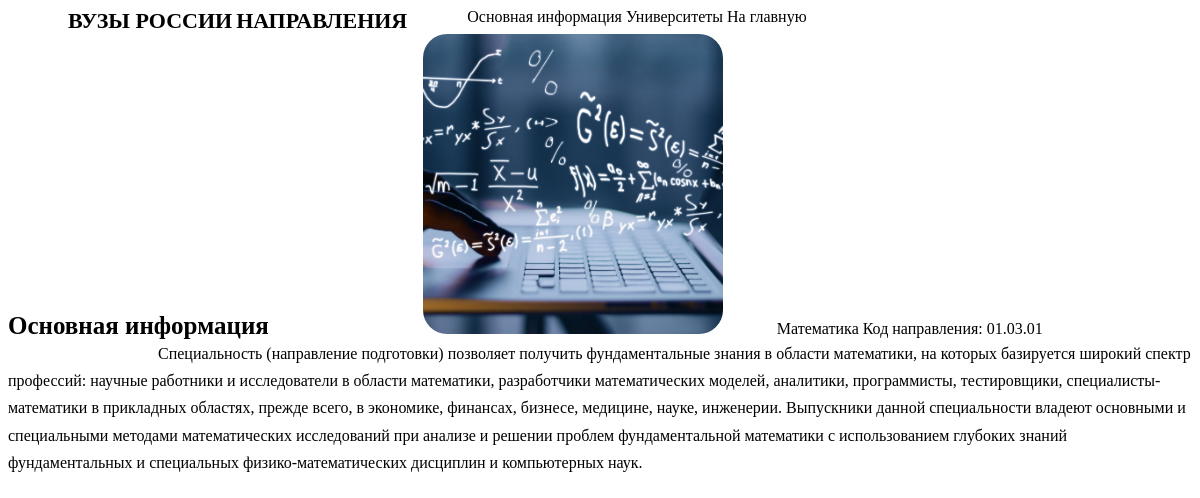
The page /specialties/5 on the database its author committed.
### data/specialties.py (models this page shows)
class Specialties(SqlAlchemyBase, SerializerMixin):
    __tablename__ = 'specialties'
    id = sqlalchemy.Column(sqlalchemy.Integer, unique=True,
                           primary_key=True, autoincrement=True)
    name = sqlalchemy.Column(sqlalchemy.Text, nullable=False)
    description = sqlalchemy.Column(sqlalchemy.Text, nullable=False)
    image = sqlalchemy.Column(sqlalchemy.Text, nullable=False)
    code = sqlalchemy.Column(sqlalchemy.VARCHAR, nullable=False)
    universities = orm.relation("Universities_Specialties", back_populates='specialties')

### main.py (the view)
@app.route("/specialties/<int:specialty_id>")
def specialty(specialty_id):
    abort_if_specialty_not_found(specialty_id)
    db_sess = db_session.create_session()
    specialty = db_sess.query(Specialties).get(specialty_id)
    return render_template('specialty.html', specialty=specialty)

### data/db_session.py (called while the page is built)
def create_session() -> Session:
    global __factory
    return __factory()

### main.py (called while the page is built)
def abort_if_specialty_not_found(specialty_id):
    session = db_session.create_session()
    specialty = session.query(Specialties).get(specialty_id)
    if not specialty:
        abort(404, message=f"Specialty {specialty_id} not found")

### templates/specialty.html (shortened to what this page needs)
<!DOCTYPE html>
<html lang="ru">
<head>
    <link rel="stylesheet" href="{{ url_for('static', filename='css/variables.css') }}"/>
    <link rel="stylesheet" href="{{ url_for('static', filename='css/dark_style.css') }}"/>
    <link rel="stylesheet" href="{{ url_for('static', filename='css/cards_style.css') }}"/>
    <link rel="stylesheet" href="{{ url_for('static', filename='css/header_style.css') }}"/>
    <link rel="stylesheet" href="https://cdn.jsdelivr.net/npm/@ionic/core/css/ionic.bundle.css"/>
    <link rel="stylesheet" href="{{ url_for('static', filename='css/university_specialty_style.css') }}"/>
</head>
<body>
    <ion-app mode="md">
        <ion-header>
            <ion-toolbar style="padding-top: 0;" class="header-toolbar">
                <ion-row class="ion-align-items-center toolbar">
                    <ion-col class="menu-col">
                        <ion-button color="medium" fill="clear" class="menu-item" href="/">ВУЗЫ РОССИИ</ion-button>
                        <ion-button fill="clear" class="menu-item" href="/specialties">НАПРАВЛЕНИЯ</ion-button>
                        <div class="burger">
                        </div>
                    </ion-col>
                </ion-row>
            </ion-toolbar>
        </ion-header>
        <ion-content>
            <ion-menu side="start" content-id="main-content" class="menu">
                <ion-content>
                  <ion-list class="menu-content">
                    <ion-item id="menu-item" name="info" class="ion-activatable">
                        <ion-label>Основная информация</ion-label>
                    </ion-item>
                    <ion-item id="menu-item" name="universities" class="ion-activatable">
                        <ion-label>Университеты</ion-label>
                    </ion-item>
                    <ion-item id="menu-item" name="back" class="ion-activatable">
                        <ion-label>На главную</ion-label>
                    </ion-item>
                  </ion-list>
                </ion-content>
            </ion-menu>
            <div id="info">
                <ion-title color="primary" class="subtitle bold">Основная информация</ion-title>
                <ion-card class="specialty-card main-info-card">
                    <ion-row>
                        <ion-col class="specialty-image-col specialty-image-col">
                            <img class="specialty-image" src="{{ url_for('static', filename='images/specialties/' + specialty.image) }}" alt=""/>
                        </ion-col>
                        <ion-col class="specialty-col" id="content">
                            <ion-card-header class="specialty-header">
                                <ion-card-title>{{ specialty.name }}</ion-card-title>
                                <ion-card-subtitle>Код направления: {{ specialty.code }}</ion-card-subtitle>
                            </ion-card-header>
                        </ion-col>
                    </ion-row>
                </ion-card>
                <ion-card class="specialty-card specialty-description-card main-description-card">
                    <ion-row>
                        <ion-col class="specialty-col specialty-desc-col" id="content">
                            <ion-card-content class="specialty-desc content-lg">{{ specialty.description }}</ion-card-content>
                        </ion-col>
                    </ion-row>
                </ion-card>
            </div>
        </ion-content>
    </ion-app>
</body>
</html>

### static/css/variables.css (style rules this page uses)
:root { --ion-color-primary: #000AFF; --ion-color-primary-rgb: 56, 128, 255; --ion-color-primary-contrast: #ffffff; --ion-color-primary-contrast-rgb: 255, 255, 255; --ion-color-primary-shade: #3171e0; --ion-color-primary-tint: #4c8dff; --ion-color-secondary: #3dc2ff; --ion-color-secondary-rgb: 61, 194, 255; --ion-color-secondary-contrast: #ffffff; --ion-color-secondary-contrast-rgb: 255, 255, 255; --ion-color-secondary-shade: #36abe0; --ion-color-secondary-tint: #50c8ff; --ion-color-tertiary: #5260ff; --ion-color-tertiary-rgb: 82, 96, 255; --ion-color-tertiary-contrast: #ffffff; --ion-color-tertiary-contrast-rgb: 255, 255, 255; --ion-color-tertiary-shade: #4854e0; --ion-color-tertiary-tint: #6370ff; --ion-color-success: #2dd36f; --ion-color-success-rgb: 45, 211, 111; --ion-color-success-contrast: #ffffff; --ion-color-success-contrast-rgb: 255, 255, 255; --ion-color-success-shade: #28ba62; --ion-color-success-tint: #42d77d; --ion-color-warning: #ffc409; --ion-color-warning-rgb: 255, 196, 9; --ion-color-warning-contrast: #000000; --ion-color-warning-contrast-rgb: 0, 0, 0; --ion-color-warning-shade: #e0ac08; --ion-color-warning-tint: #ffca22; --ion-color-danger: #eb445a; --ion-color-danger-rgb: 235, 68, 90; --ion-color-danger-contrast: #ffffff; --ion-color-danger-contrast-rgb: 255, 255, 255; --ion-color-danger-shade: #cf3c4f; --ion-color-danger-tint: #ed576b; --ion-color-dark: #222428; --ion-color-dark-rgb: 34, 36, 40; --ion-color-dark-contrast: #ffffff; --ion-color-dark-contrast-rgb: 255, 255, 255; --ion-color-dark-shade: #1e2023; --ion-color-dark-tint: #383a3e; --ion-color-medium: #92949c; --ion-color-medium-rgb: 146, 148, 156; --ion-color-medium-contrast: #ffffff; --ion-color-medium-contrast-rgb: 255, 255, 255; --ion-color-medium-shade: #808289; --ion-color-medium-tint: #9d9fa6; --ion-color-light: #f4f5f8; --ion-color-light-rgb: 244, 245, 248; --ion-color-light-contrast: #000000; --ion-color-light-contrast-rgb: 0, 0, 0; --ion-color-light-shade: #d7d8da; --ion-color-light-tint: #f5f6f9; }

### static/css/dark_style.css (style rules this page uses)
ion-item { --transition: none; }

### static/css/cards_style.css (style rules this page uses)
.subtitle { margin: 40px 40px 0; }
.bold { font-weight: bold; }
.content-lg { padding-bottom: 0; margin-bottom: 13px; }

### static/css/header_style.css (style rules this page uses)
.header-toolbar, .toolbar { height: 100px; }
.menu-col { text-align: center; padding: 0 60px; }
.menu-item { font-size: 22px; font-weight: bold; }

### static/css/university_specialty_style.css (style rules this page uses)
ion-title { text-align: center; font-size: 25px; }
#menu-item { cursor: pointer; }
.menu { position: fixed; }
.menu-content { padding-top: 108px; }
.university-description-card, .specialty-description-card { margin-top: 0 !important; }
.ion-activatable { position: relative; overflow: hidden; }
.burger { width: 48px; height: 48px; position: absolute; left: 0; top: 0; transform: translateY(3px); }
.subtitle { margin: 0 !important; margin-top: 40px !important; }
.bold { font-weight: bold; }
.university-card, .specialty-card { box-shadow: none; margin: 60px 120px 20px; }
.university-col, .university-image-col, .specialty-col, .specialty-image-col { padding: 0; margin: 0 0 0 30px; border-radius: 24px; }
.university-desc-col, .specialty-desc-col { padding-left: 0 !important; }
.university-col, .specialty-col { border: 0; padding-left: 10px; }
.university-image, .specialties-card-image, .specialty-image { height: 300px; width: 300px; object-fit: cover; }
.university-image, .specialty-image { border-radius: 24px; }
.university-image-col, .specialties-card-image-col, .specialty-image-col { height: 300px; width: 300px; flex: 0 0 300px; padding: 0; margin-right: 10px; }
.university-header, .specialties-card-header, .news-card-header, .specialty-header { padding-bottom: 0; }
.university-header, .specialty-header { transform: translateY(50%); height: 50% }
.university-desc, .specialties-card-desc, .news-card-desc, .specialty-desc { line-height: 1.7; margin-top: 8px; }
.university-desc, .specialty-desc { line-height: 1.7; margin-top: 8px; padding-left: 0; text-indent: 30px; text-align: justify; }
.content-lg { padding-bottom: 0; margin-bottom: 13px; }

### rows shown on the page
Specialties: image (picture), name "Математика", code "01.03.01", description "Специальность (направление подготовки) позволяет получить фундаментальные знания в области математики, на которых базируется широкий спектр профессий: научные работники и исследователи в области математики, разработчики математических моделей, аналитики, программисты, тестировщики, специалисты-математики в прикладных областях, прежде всего, в экономике, финансах, бизнесе, медицине, науке, инженерии. Выпускники данной специальности владеют основными и специальными методами математических исследований при анализе и решении проблем фундаментальной математики с использованием глубоких знаний фундаментальных и специальных физико-математических дисциплин и компьютерных наук."
